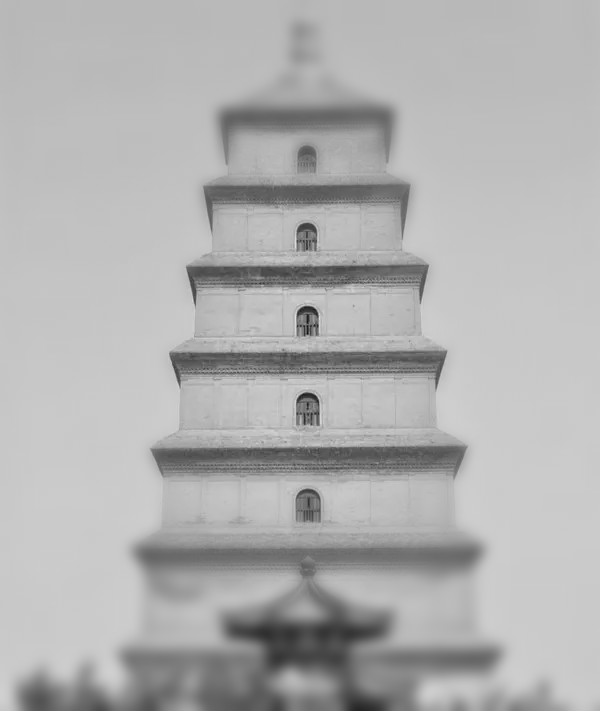
#> input picture 实验四/sharpen/dayanta_mohu.bmp, 600 x 711 px
$ python '未命名1.py'   (older library calls are emulated)
#> lines starting #> are read from the running program, lines starting #| are printed output that depends on the picture
# -*- coding: utf-8 -*-
"""
Created on Tue Dec 22 14:25:07 2020
数字图像处理实验四
@author: ASUS
"""

import cv2
#import pandas as pd
from skimage import util
from PIL import Image
import numpy as np
from matplotlib import pyplot as plt
import scipy.ndimage as nd
img=np.array(Image.open('dayanta_mohu.bmp').convert('L'),dtype='uint8')
#> img is the input picture: shape (711, 600); min 14, max 225, mean 176.8

#b, g, r = img.split()
#img = np.array(Image.merge("RGB", (r, g, b)))

noise_gs_img = np.array(util.random_noise(img,mode='gaussian')*255,dtype='uint8')
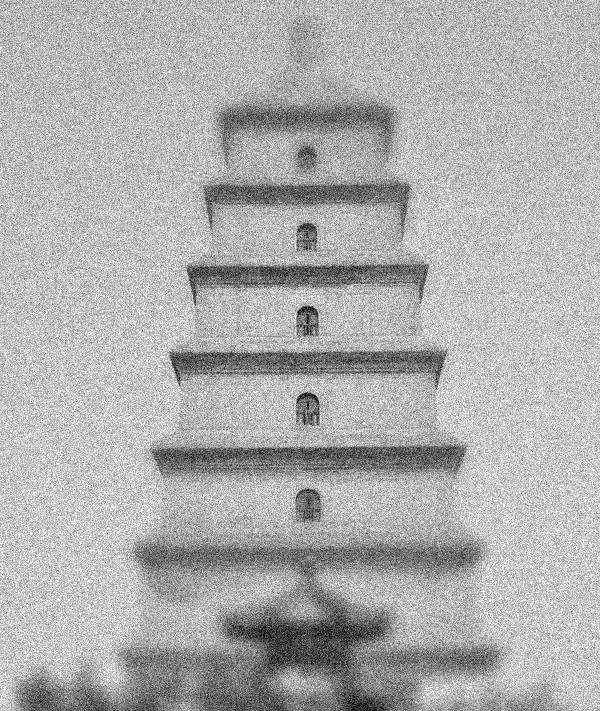
#> noise_gs_img: shape (711, 600); min 0, max 255, mean 176.2
noise_salt_img = np.array(util.random_noise(img,mode='salt')*255,dtype='uint8')
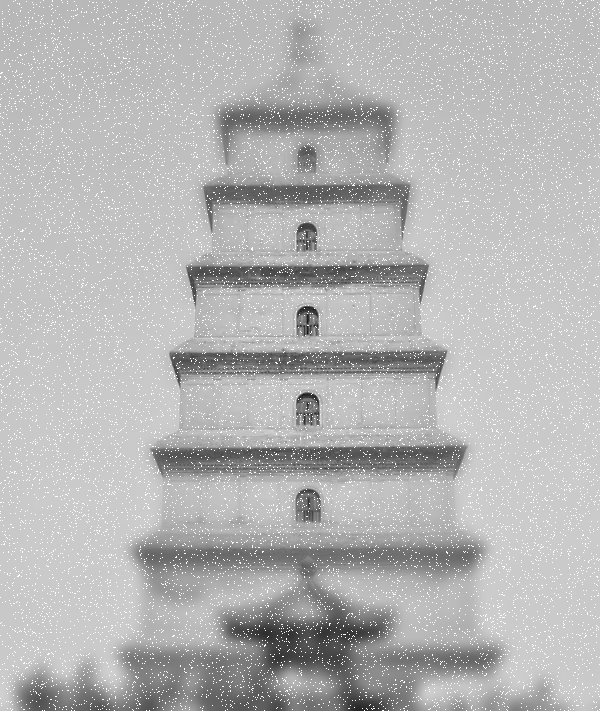
#> noise_salt_img: shape (711, 600); min 14, max 255, mean 180.6

#img=noise_salt_img

# [55 lines left out: functions roberts, Prewitt, sobel, lpls, not called in this run]

def cv2fspz(im):

    kernel = cv2.getStructuringElement(cv2.MORPH_RECT,(20, 20))
    eroded = cv2.erode(im,kernel)        #腐蚀图像
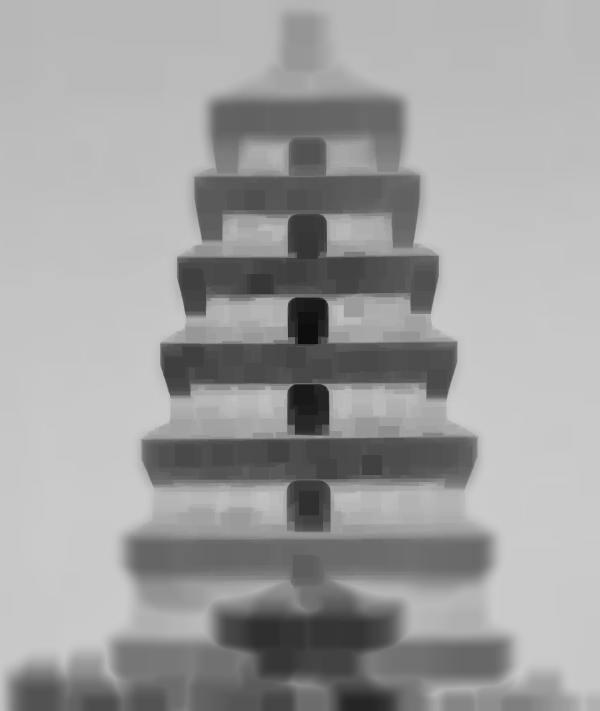
#> eroded: shape (711, 600); min 14, max 204, mean 159.3
    dilated = cv2.dilate(im,kernel)#膨胀图像
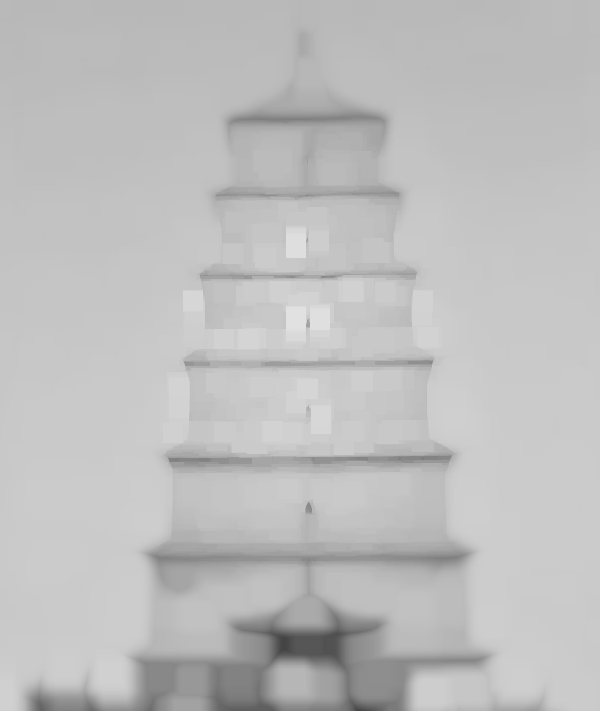
#> dilated: shape (711, 600); min 68, max 225, mean 190
    imglist=[eroded,dilated]
    return imglist
plt.rcParams['figure.dpi'] = 300
plt.figure(figsize=(10,10))

'''
plt.subplot(341)
plt.imshow(img,'gray')
plt.title('gs_pic')

plt.subplot(342)
plt.imshow(roberts(img)[0],'gray')
plt.title('roberts')
plt.subplot(346)
plt.imshow(roberts(img)[1],'gray')
plt.title('roberts_x')
plt.subplot(3,4,10)
plt.imshow(roberts(img)[2],'gray')
plt.title('roberts_y')

plt.subplot(343)
plt.imshow(Prewitt(img)[0],'gray')
plt.title('Prewitt')
plt.subplot(347)
plt.imshow(Prewitt(img)[1],'gray')
plt.title('Prewitt_x')
plt.subplot(3,4,11)
plt.imshow(Prewitt(img)[2],'gray')
plt.title('Prewitt_y')

plt.subplot(344)
plt.imshow(sobel(img)[0],'gray')
plt.title('sobel')
plt.subplot(348)
plt.imshow(sobel(img)[1],'gray')
plt.title('sobel_x')
plt.subplot(3,4,12)
plt.imshow(sobel(img)[2],'gray')
plt.title('sobel_y')
'''
'''
plt.subplot(221)
plt.imshow(img,'gray')
plt.title('origin_pic')
plt.subplot(222)
plt.imshow(lpls(img)[0],'gray')
plt.title('H1_pic')
plt.subplot(223)
plt.imshow(lpls(img)[1],'gray')
plt.title('H2_pic')
plt.subplot(224)
plt.imshow(lpls(img)[2],'gray')
plt.title('LOG_pic')
'''
plt.subplot(131)
plt.imshow(img,'gray')
plt.title('origin_pic')

plt.subplot(132)
plt.imshow(cv2fspz(img)[0],'gray')
plt.title('eroded_pic')

plt.subplot(133)
plt.imshow(cv2fspz(img)[1],'gray')
plt.title('dilated_pic')

plt.show()
